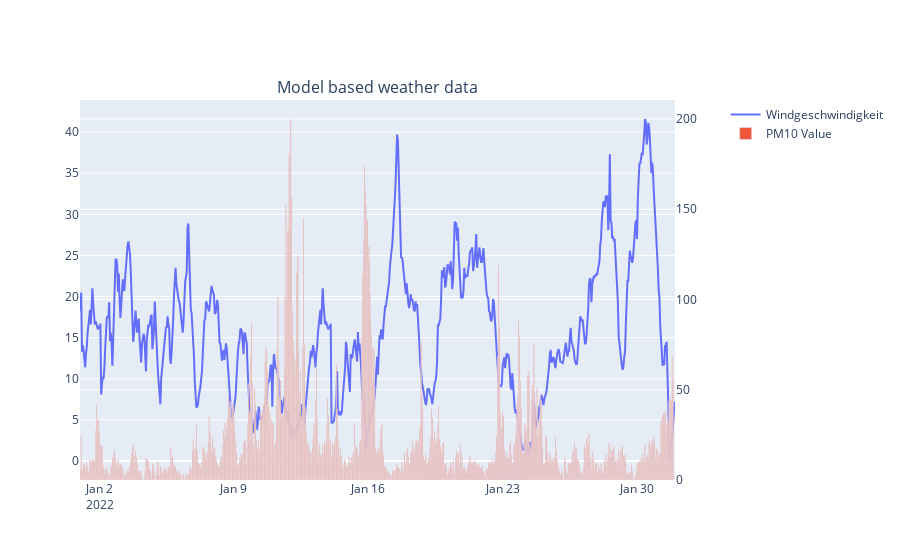

The notebook cell saved with this chart:
### Code cell
fig_model = make_subplots(specs=[[{"secondary_y": True}]], column_titles=["Model based weather data"])

fig_model.add_trace(go.Scatter(x=hourly_model.index, y=hourly_model["windspeed_10m"], name="Windgeschwindigkeit"))
fig_model.add_trace(go.Bar(x=hourly_model.index, y=januar["value"], name="PM10 Value"), secondary_y=True)

### Figure 1 — Plotly figure (JSON) as saved in the notebook; plotly's stock layout.template omitted (floating-point values rounded to 4 significant figures; data arrays with more than 128 entries replaced by an {"elided": "..."} marker saying what was removed)
{"data": [{"name": "Windgeschwindigkeit", "type": "scatter", "x": {"elided": "744 str values"}, "y": {"elided": "744 float values"}}, {"name": "PM10 Value", "type": "bar", "x": {"elided": "744 str values"}, "xaxis": "x", "y": {"elided": "744 float values"}, "yaxis": "y2"}], "layout": {"annotations": [{"font": {"size": 16}, "showarrow": false, "text": "Model based weather data", "x": 0.47, "xanchor": "center", "xref": "paper", "y": 1, "yanchor": "bottom", "yref": "paper"}], "xaxis": {"anchor": "y", "domain": [0, 0.94]}, "yaxis": {"anchor": "x", "domain": [0, 1]}, "yaxis2": {"anchor": "x", "overlaying": "y", "side": "right"}}}
